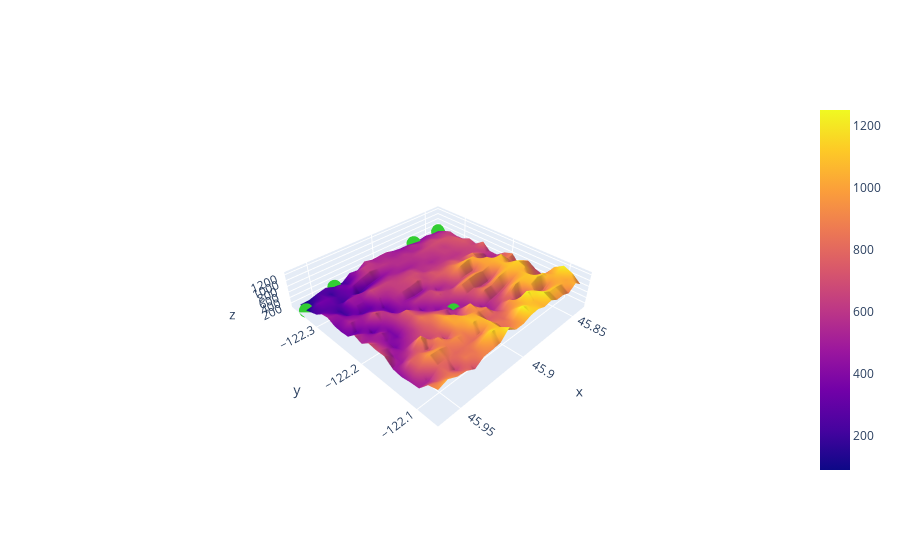

The code cell stored with this chart in its notebook:
### Code cell
#for plotting local minima
import plotly.graph_objects as go
import numpy as np
import scipy.ndimage as ndi

z = np.array(elevation_grid_by_num_splits['elevation'])
x = np.array(elevation_grid_by_num_splits['latitude'])
y = np.array(elevation_grid_by_num_splits['longitude'])

# Create a local minima mask
local_minima_mask = elevation_values == ndi.minimum_filter(z, size=50)

# Extracting the minima coordinates
minima_x = x[local_minima_mask]
minima_y = y[local_minima_mask]
minima_z = z[local_minima_mask]

# Plot our elevation data, 
fig = go.Figure(data=[go.Surface(z=pivoted_elevation_grid_by_num_splits.transpose().values, x=pivoted_elevation_grid_by_num_splits.index, y=pivoted_elevation_grid_by_num_splits.columns)])
# fig.add_trace(go.Scatter3d(x=x, y=y, z=z, mode='markers', marker=dict(size=5, color='limegreen', symbol='circle'), name='Scatterplot surface'))  # plots all points in scatterplot form

# Plot the local minima alongside the elevation data (as determined by the ndi filter)
fig.add_trace(go.Scatter3d(x=minima_x, y=minima_y, z=minima_z, mode='markers', marker=dict(size=5, color='limegreen', symbol='circle'), name='Local Minima'))

fig.update_layout(
    scene=dict(
        aspectratio=dict(x=1, y=1, z=0.2),
        aspectmode='manual'
    )
)

fig.show()

### Figure 1 — Plotly figure (JSON) as saved in the notebook; plotly's stock layout.template omitted (floating-point values rounded to 4 significant figures; data arrays with more than 128 entries replaced by an {"elided": "..."} marker saying what was removed)
{"data": [{"type": "surface", "x": [45.84, 45.85, 45.85, 45.86, 45.87, 45.87, 45.88, 45.88, 45.89, 45.9, 45.9, 45.91, 45.92, 45.92, 45.93, 45.94, 45.94, 45.95, 45.96, 45.96], "y": [-122.4, -122.3, -122.3, -122.3, -122.3, -122.3, -122.3, -122.3, -122.2, -122.2, -122.2, -122.2, -122.2, -122.2, -122.1, -122.1, -122.1, -122.1, -122.1, -122.1], "z": {"elided": "20x20 int values"}}, {"marker": {"color": "limegreen", "size": 5, "symbol": "circle"}, "mode": "markers", "name": "Local Minima", "type": "scatter3d", "x": [45.84, 45.87, 45.9, 45.94, 45.96], "y": [-122.4, -122.4, -122.2, -122.4, -122.3], "z": [414, 397, 422, 180, 89]}], "layout": {"scene": {"aspectmode": "manual", "aspectratio": {"x": 1, "y": 1, "z": 0.2}}}}
